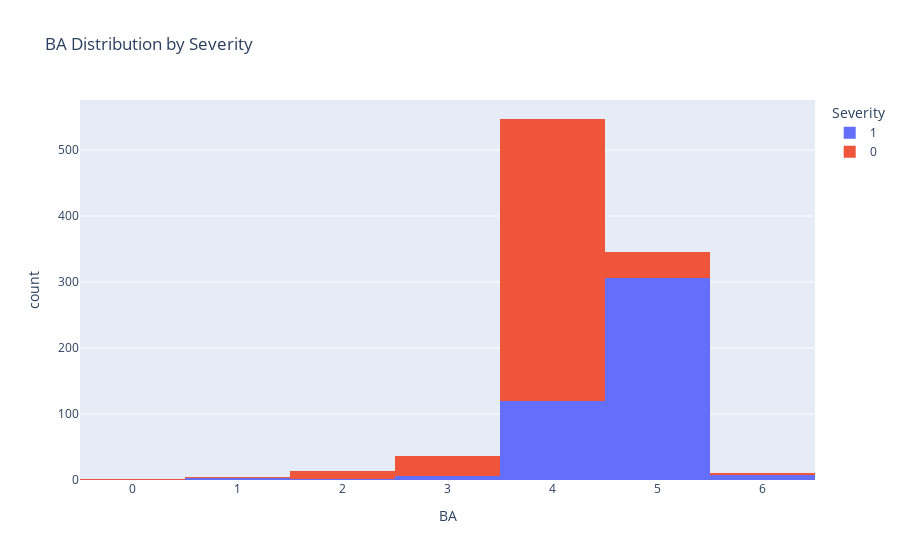
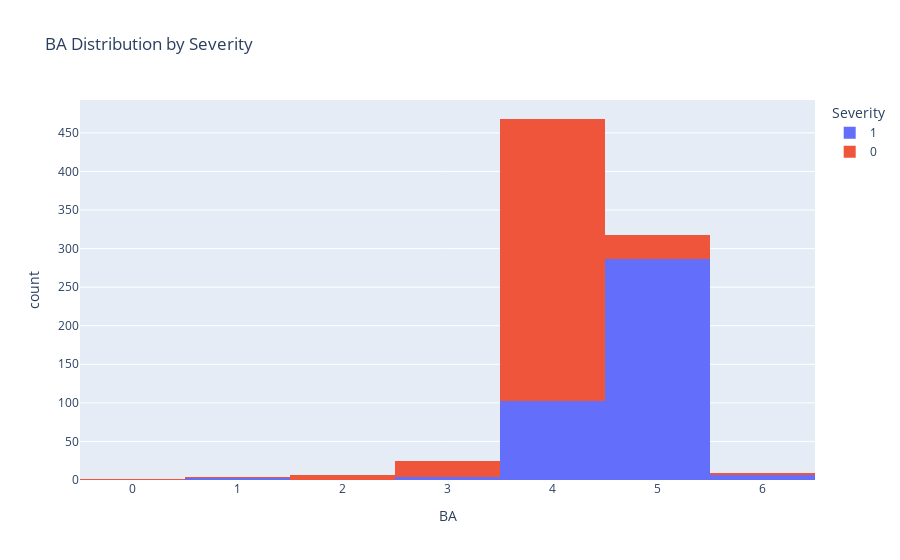
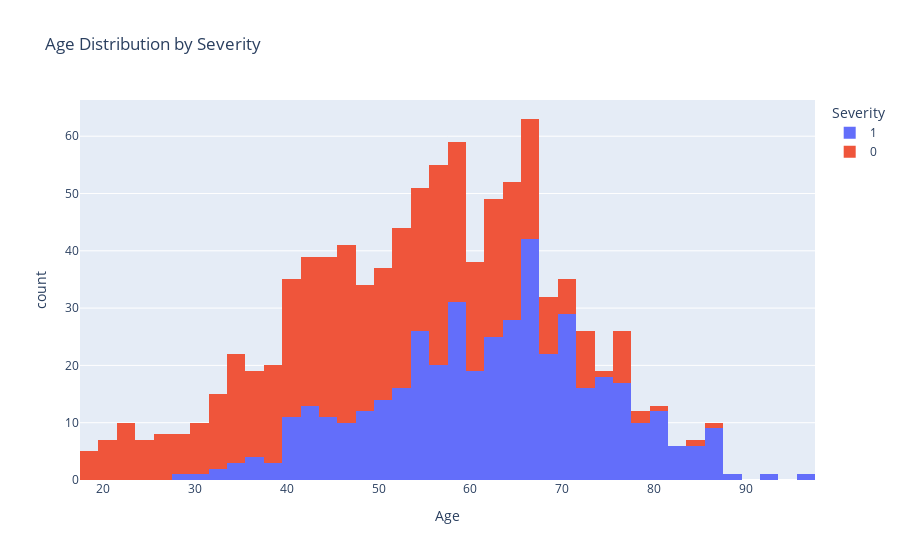
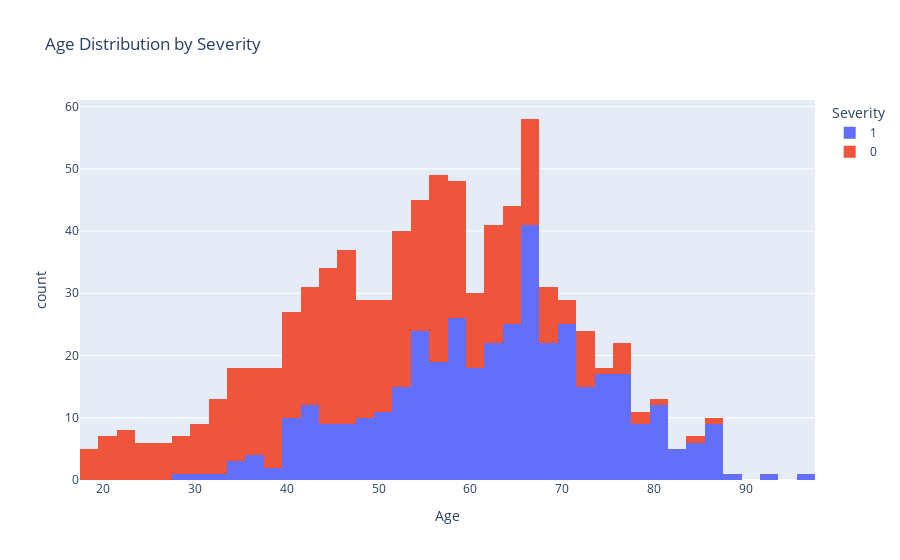

Notebook cell for these charts, in order:
### Markdown cell above
Task 3

### Code cell
cleaned_db = db.dropna()

print(db.describe())
print()
print(cleaned_db.describe())

for column in db.columns:
    distribution_fig = px.histogram(db, x=column, color='Severity', title=column + ' Distribution by Severity')
    distribution_fig.show()
    distribution_fig = px.histogram(cleaned_db, x=column, color='Severity', title=column + ' Distribution by Severity')
    distribution_fig.show()

### Figure 1 — Plotly figure (JSON) as saved in the notebook; plotly's stock layout.template omitted (floating-point values rounded to 4 significant figures; data arrays with more than 128 entries replaced by an {"elided": "..."} marker saying what was removed)
{"data": [{"alignmentgroup": "True", "bingroup": "x", "hovertemplate": "Severity=1<br>BA=%{x}<br>count=%{y}<extra></extra>", "legendgroup": "1", "marker": {"color": "#636efa", "pattern": {"shape": ""}}, "name": "1", "offsetgroup": "1", "orientation": "v", "showlegend": true, "type": "histogram", "x": {"elided": "445 int values"}, "xaxis": "x", "yaxis": "y"}, {"alignmentgroup": "True", "bingroup": "x", "hovertemplate": "Severity=0<br>BA=%{x}<br>count=%{y}<extra></extra>", "legendgroup": "0", "marker": {"color": "#EF553B", "pattern": {"shape": ""}}, "name": "0", "offsetgroup": "0", "orientation": "v", "showlegend": true, "type": "histogram", "x": {"elided": "516 int values"}, "xaxis": "x", "yaxis": "y"}], "layout": {"barmode": "relative", "legend": {"title": {"text": "Severity"}, "tracegroupgap": 0}, "title": {"text": "BA Distribution by Severity"}, "xaxis": {"anchor": "y", "domain": [0, 1], "title": {"text": "BA"}}, "yaxis": {"anchor": "x", "domain": [0, 1], "title": {"text": "count"}}}}

### Figure 2 — Plotly figure (JSON) as saved in the notebook; plotly's stock layout.template omitted (floating-point values rounded to 4 significant figures; data arrays with more than 128 entries replaced by an {"elided": "..."} marker saying what was removed)
{"data": [{"alignmentgroup": "True", "bingroup": "x", "hovertemplate": "Severity=1<br>BA=%{x}<br>count=%{y}<extra></extra>", "legendgroup": "1", "marker": {"color": "#636efa", "pattern": {"shape": ""}}, "name": "1", "offsetgroup": "1", "orientation": "v", "showlegend": true, "type": "histogram", "x": {"elided": "403 int values"}, "xaxis": "x", "yaxis": "y"}, {"alignmentgroup": "True", "bingroup": "x", "hovertemplate": "Severity=0<br>BA=%{x}<br>count=%{y}<extra></extra>", "legendgroup": "0", "marker": {"color": "#EF553B", "pattern": {"shape": ""}}, "name": "0", "offsetgroup": "0", "orientation": "v", "showlegend": true, "type": "histogram", "x": {"elided": "427 int values"}, "xaxis": "x", "yaxis": "y"}], "layout": {"barmode": "relative", "legend": {"title": {"text": "Severity"}, "tracegroupgap": 0}, "title": {"text": "BA Distribution by Severity"}, "xaxis": {"anchor": "y", "domain": [0, 1], "title": {"text": "BA"}}, "yaxis": {"anchor": "x", "domain": [0, 1], "title": {"text": "count"}}}}

### Figure 3 — Plotly figure (JSON) as saved in the notebook; plotly's stock layout.template omitted (floating-point values rounded to 4 significant figures; data arrays with more than 128 entries replaced by an {"elided": "..."} marker saying what was removed)
{"data": [{"alignmentgroup": "True", "bingroup": "x", "hovertemplate": "Severity=1<br>Age=%{x}<br>count=%{y}<extra></extra>", "legendgroup": "1", "marker": {"color": "#636efa", "pattern": {"shape": ""}}, "name": "1", "offsetgroup": "1", "orientation": "v", "showlegend": true, "type": "histogram", "x": {"elided": "445 int values"}, "xaxis": "x", "yaxis": "y"}, {"alignmentgroup": "True", "bingroup": "x", "hovertemplate": "Severity=0<br>Age=%{x}<br>count=%{y}<extra></extra>", "legendgroup": "0", "marker": {"color": "#EF553B", "pattern": {"shape": ""}}, "name": "0", "offsetgroup": "0", "orientation": "v", "showlegend": true, "type": "histogram", "x": {"elided": "516 int values"}, "xaxis": "x", "yaxis": "y"}], "layout": {"barmode": "relative", "legend": {"title": {"text": "Severity"}, "tracegroupgap": 0}, "title": {"text": "Age Distribution by Severity"}, "xaxis": {"anchor": "y", "domain": [0, 1], "title": {"text": "Age"}}, "yaxis": {"anchor": "x", "domain": [0, 1], "title": {"text": "count"}}}}

### Figure 4 — Plotly figure (JSON) as saved in the notebook; plotly's stock layout.template omitted (floating-point values rounded to 4 significant figures; data arrays with more than 128 entries replaced by an {"elided": "..."} marker saying what was removed)
{"data": [{"alignmentgroup": "True", "bingroup": "x", "hovertemplate": "Severity=1<br>Age=%{x}<br>count=%{y}<extra></extra>", "legendgroup": "1", "marker": {"color": "#636efa", "pattern": {"shape": ""}}, "name": "1", "offsetgroup": "1", "orientation": "v", "showlegend": true, "type": "histogram", "x": {"elided": "403 int values"}, "xaxis": "x", "yaxis": "y"}, {"alignmentgroup": "True", "bingroup": "x", "hovertemplate": "Severity=0<br>Age=%{x}<br>count=%{y}<extra></extra>", "legendgroup": "0", "marker": {"color": "#EF553B", "pattern": {"shape": ""}}, "name": "0", "offsetgroup": "0", "orientation": "v", "showlegend": true, "type": "histogram", "x": {"elided": "427 int values"}, "xaxis": "x", "yaxis": "y"}], "layout": {"barmode": "relative", "legend": {"title": {"text": "Severity"}, "tracegroupgap": 0}, "title": {"text": "Age Distribution by Severity"}, "xaxis": {"anchor": "y", "domain": [0, 1], "title": {"text": "Age"}}, "yaxis": {"anchor": "x", "domain": [0, 1], "title": {"text": "count"}}}}
